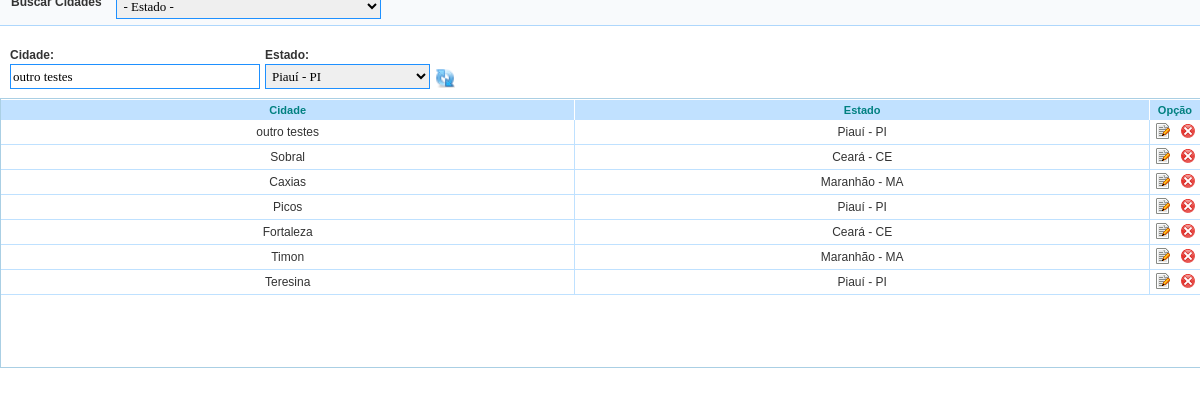
Screenshot of /classes/modelo/admin/controle/cidades/pop_up/alterarCidade.php?idCidade=7&cidade=outro testes&estado=18 with the database file from the repository.
### tables this page shows
CREATE TABLE `tbcidade` (
  `idCidade` int(11) NOT NULL auto_increment,
  `nome` varchar(45) default NULL,
  `fkEstado` int(11) NOT NULL,
  PRIMARY KEY  (`idCidade`),
  KEY `fk_cidade_Estado1` (`fkEstado`),
  CONSTRAINT `fkEstado` FOREIGN KEY (`fkEstado`) REFERENCES `tbestado` (`idEstado`) ON DELETE NO ACTION ON UPDATE NO ACTION
);

CREATE TABLE `tbestado` (
  `idEstado` int(11) NOT NULL default '0',
  `nome` varchar(45) default NULL,
  `sigla` varchar(45) default NULL,
  PRIMARY KEY  (`idEstado`)
);

### classes/modelo/admin/controle/cidades/pop_up/AlterarCidade.php (the view, shortened to what this page needs)
<?php
     $cidade = $_GET['cidade'];
     $estado = $_GET['estado'];
     $consulta_estado = $_GET['consulta_estado'];
$query_estado2 = "select idEstado, nome, sigla from tbestado ";
$resultado_estado2 = mysql_query($query_estado2);
if($consulta_estado =="yes"){
    $query_cidade_estado = "select tbcidade.nome as cidade, tbcidade.idCidade, tbestado.idEstado, tbestado.nome as estado, sigla from tbestado inner join tbcidade on tbestado.idEstado = tbcidade.fkEstado where tbestado.nome = '".$estado."'order by tbcidade.idCidade desc";
    $resultado_cidade_estado = mysql_query($query_cidade_estado);
}else{
    $query_cidade_estado = "select tbcidade.nome as cidade, tbcidade.idCidade, tbestado.idEstado, tbestado.nome as estado, sigla from tbestado inner join tbcidade on tbestado.idEstado = tbcidade.fkEstado order by tbcidade.idCidade desc";
    $resultado_cidade_estado = mysql_query($query_cidade_estado);
}
?>
<html xmlns="http://www.w3.org/1999/xhtml">
    <head>
        <link rel="stylesheet" type="text/css" href="../../../../../../css/admin/inserir.css"  media="screen"/>
        <link rel="stylesheet" type="text/css" href="../../../../../../css/admin/listar.css"  media="screen"/>
        <link rel="stylesheet" type="text/css" href="../../../../../../css/admin/format_campos.css"  media="screen"/>
        <link rel="stylesheet" type="text/css" href="../../../../../../css/admin/listar.css"  media="screen"/>
        <link rel="stylesheet" type="text/css" href="../../../../../../css/admin/generic.css"  media="screen"/>
    </head>
    <body>
        <div  class="field" style="display: block; background-color:#f8fafc; border: 1px solid #AED7FC; height: 28px; width: 100%; font-family: Arial; color: #333333; padding-top: 5px; padding-bottom: 3px;  font-size: 12px; margin-left: -10px; margin-top: -12px;">
            <b style="float: left; margin-left: 10px;">Buscar Cidades &nbsp</b>
            <select name="consulta_estado"  style="width: 265px; margin-left: 8px; height: 25px;" class="input_text" ONCHANGE="location = this.options[this.selectedIndex].value;">
                <option value="0">   - Estado -  </option>
            </select>
        </div>
        <form  method="get" action="AlterarCidade.php">
            <div class="container_field_new" style=" width: 100%;  background-color: white; height: 50px; margin-left: 10px;">
                <div class="field" style="margin-bottom: 7px; width: 250px; padding-right: 5px !important; padding-left: 0px !important">
                    <label for="formSaveCidade_nome" class="lbl">Cidade:</label>
                    <input type="text" name="cidade" id="txtNome" size="60" value="<?php echo $cidade; ?>" class="input_text" style="width: 250px; text-align: left; height: 25px;"/>
                </div>
                <div class="field" style=" width: 170px !important;  padding-left: 5px;">
                    <label for="formSaveCidade_estado" class="lbl">Estado:</label>
                    <select name="estado"  style="width: 165px; height: 25px;" class="input_text">
                        <?php while($tupla_estado2 = mysql_fetch_array($resultado_estado2)) { ?>
                        <option value="<?php echo $tupla_estado2['idEstado']; ?>" <?php if( $tupla_estado2['idEstado'] == $estado){ echo "selected='selected'";}?>><?php echo $tupla_estado2['nome']; ?> - <?php echo $tupla_estado2['sigla']; ?></option>
                            <?php } ?>
                    </select>
                </div>
                <div class="field" style=" width: 90px !important; height: 25px !important; padding-top: 20px !important; padding-left: 0px !important;">
                    <input type="image" name="alteracao" src="../../../../../../img/admin/up_cidade.png" value="alterar" style=" width:20px; cursor: pointer; color: #333333; " />
                </div>
            </div>
            <div class="container_field_new" id="scrollContainer">
                <table id="tablelist" summary="Listagem" class="tablelist" border="0" cellpadding="0" cellspacing="0" width="99%" style="padding: 0px 0px 0px 0px;">
                    <thead>
                        <tr id="list_fields">
                            <th width="50%">Cidade</th>
                            <th width="50%">Estado</th>
                            <th width="50%">Opção</th>
                        </tr>
                    </thead>
                    <tbody>
                        <?php
                        while($lista_cidade_estado = mysql_fetch_array($resultado_cidade_estado)) {
                        ?>
                        <tr style="height:25px">
                            <td  class="lista"><label><?php echo $lista_cidade_estado['cidade']; ?></label></td>
                            <td  class="lista"><label><?php echo $lista_cidade_estado['estado']." - ".$lista_cidade_estado['sigla']; ?></label></td>
                            <td  class="lista"><a href="alterarCidade.php?idCidade=<?php echo $lista_cidade_estado['idCidade']; ?>&cidade=<?php echo $lista_cidade_estado['cidade']; ?>&estado=<?php echo $lista_cidade_estado['idEstado']; ?>"><img src="../../../../../../img/admin/edit1.png" title="Alterar dados do curso"/></a>&nbsp;&nbsp;&nbsp;<a href="excluiCurso.php?id_curso=<?= $linhaCurso['id_curso']?>" onClick="return confirm('Nenhum polo tera este curso. Tem certeza que quer EXCLUIR ESTE CURSO?')"><img src="../../../../../../img/admin/delete_user.png" title="Excluir este curso"/></a></td>
                        </tr>
                        <?php } ?>
                    </tbody>
                </table>
            </div>
        </form>
        <br /><br />
        <br /><br /><br /><br />
        <br />
    </body>
</html>

### css/admin/inserir.css (style rules this page uses)
div.field { float:left; width:85%; text-align:left; padding:0 10px 0 10px; height:38px; margin-bottom: 20px; }
div.field label.lbl, div.fieldKey label.lbl, div.field_textarea label.lbl { float:none; display:block; width:125px; text-align:left; font:bold 12px arial; margin-top:2px; margin-bottom:2px; margin-right:3px; }
div.field .input_text, div.fieldKey .input_text, div.field #session { float:left; width:200px; font:normal 13px tahoma; padding:2px; border: 1px solid #1E90FF; }

### css/admin/listar.css (style rules this page uses)
table.tablelist { width:100%; }
tr#list_fields { background:#C1E1FF; font:normal 10px tahoma; }
tr#list_fields th { padding:4px 0; border-top:1px solid #fff; border-right:1px solid #fff; text-align:center; font:bold 11px arial; color:teal; }
table.tablelist td.lista { border:1px solid #BFE1FF; border-top:none; border-left:none; cursor:default; font:normal 12px arial; text-align:center; padding:2px 4px; }
table.tablelist td.lista label { display:block; }

### css/admin/format_campos.css (style rules this page uses)
.container_field_new { float: left; width: 100%; margin-bottom: 2px; }
.container_field_new .field { float: left !important; width: 240px !important; padding: 0 !important; padding-left: 10px !important; }

### css/admin/generic.css (style rules this page uses)
body { margin: 0;font-size: 12px;line-height:16px;color:#333;font-family: arial, helvetica, sans-serif;background:url("../../img/site/bkg_body.jpg") #fff top left repeat-x !important; }
div, span, h1, h2, h3, h4, p, ul, li { position:relative;margin:0;padding:0; }
a { text-decoration:none; }
img { border:0; }

### classes/modelo/admin/controle/cidades/pop_up/AlterarCidade.php (style rules this page uses)
#scrollContainer { width: 602px; height: 268px; overflow: auto; border:solid 1px #aacfe4; width: 100%; }

### rows the page displays
tbcidade: nome "outro testes", fkEstado.nome "Piauí", fkEstado.sigla "PI"
tbcidade: nome "Sobral", fkEstado.nome "Ceará", fkEstado.sigla "CE"
tbcidade: nome "Caxias", fkEstado.nome "Maranhão", fkEstado.sigla "MA"
tbcidade: nome "Picos", fkEstado.nome "Piauí", fkEstado.sigla "PI"
tbcidade: nome "Fortaleza", fkEstado.nome "Ceará", fkEstado.sigla "CE"
tbcidade: nome "Timon", fkEstado.nome "Maranhão", fkEstado.sigla "MA"
tbcidade: nome "Teresina", fkEstado.nome "Piauí", fkEstado.sigla "PI"

### other values shown
form field estado "Piauí - PI"
